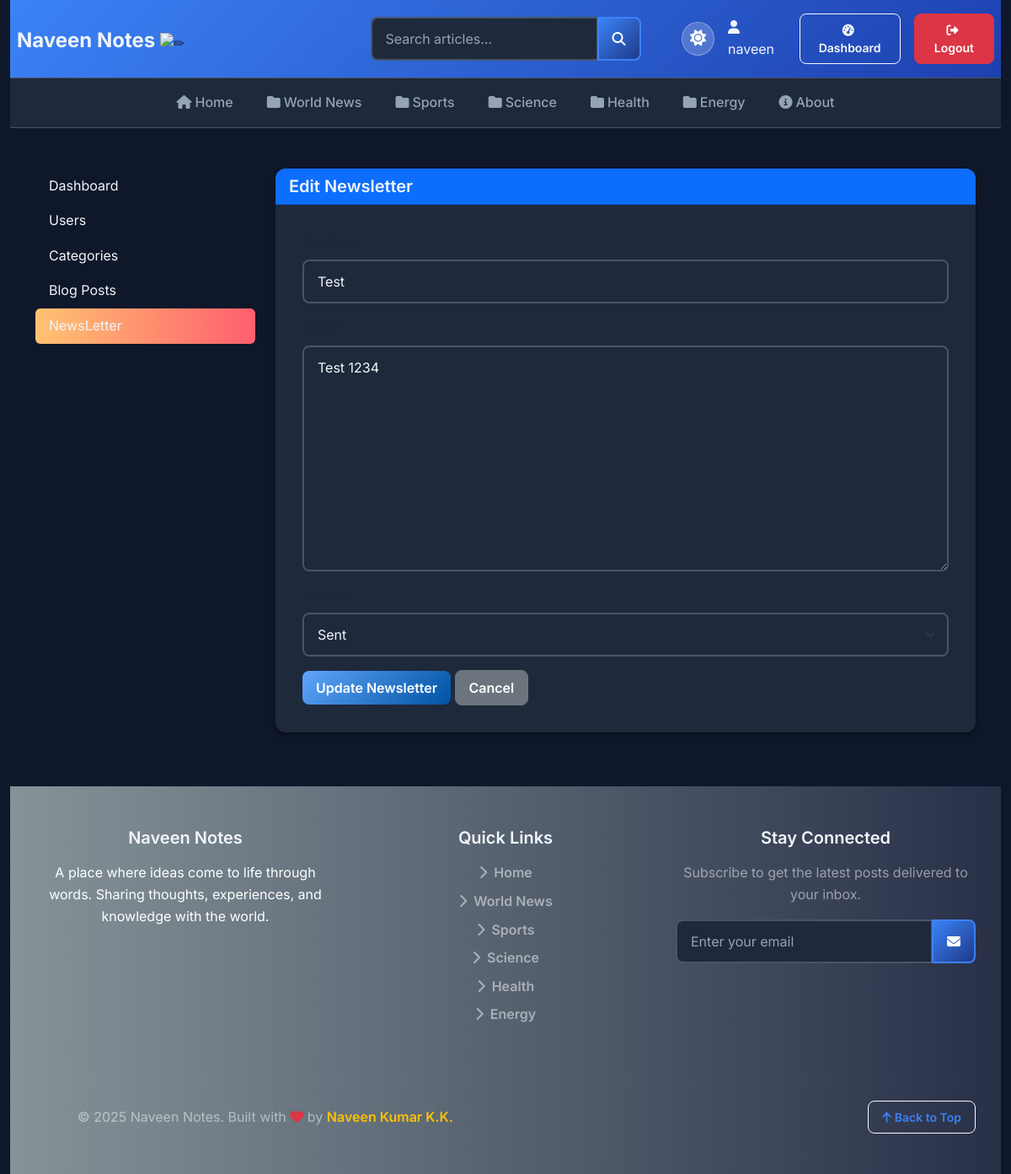
The app's page /dashboard/newsletter/edit/1/ (signed in) with its own data.
### blogs/models.py (models this page shows, shortened)
class Category(models.Model):
    category_name = models.CharField(max_length=50, unique=True)
    created_at = models.DateField(auto_now_add=True)
    updated_at = models.DateTimeField(auto_now=True)
    class Meta:
        verbose_name_plural = "categories"

class NewsLetter(models.Model):
    STATUS_CHOICES = (("Draft", "Draft"), ("Published", "Published"), ("Sent", "Sent"))
    body = models.TextField()
    subject = models.CharField(max_length=255)
    status = models.CharField(
        max_length=15, choices=STATUS_CHOICES, default="Draft"
    )
    created_at = models.DateTimeField(auto_now_add=True)
    updated_at = models.DateTimeField(auto_now=True)

### dashboards/views.py (the view)
# urls.py: path('newsletter/edit/<int:pk>/', views.edit_newsletter, name='edit_newsletter'),
@login_required(login_url="login")
def edit_newsletter(request, pk):
    newsletter_obj = get_object_or_404(NewsLetter, pk=pk)
    if request.method == "POST":
        form = NewsLetterForm(request.POST, instance=newsletter_obj)
        if form.is_valid():
            form.save()
            return redirect("newsletter")
    else:
        form = NewsLetterForm(instance=newsletter_obj)
    context = {
        "form": form,
        "newsletter": newsletter_obj,
        "is_edit": True,
    }
    return render(request, "dashboard/edit_newsletter.html", context)

### dashboards/forms.py
class NewsLetterForm(forms.ModelForm):
    class Meta:
        model = NewsLetter
        fields = ("subject", "body", "status")
        widgets = {
            "subject": forms.TextInput(
                attrs={
                    "class": "form-control",
                    "placeholder": "Newsletter subject...",
                }
            ),
            "body": forms.Textarea(
                attrs={
                    "class": "form-control",
                    "rows": 10,
                    "placeholder": "Write your newsletter content here...",
                }
            ),
            "status": forms.Select(
                attrs={
                    "class": "form-control",
                }
            ),
        }

### blogs/context_processors.py (called while the page is built)
def get_categories(request):
    categories = Category.objects.all()
    return dict(categories=categories)

def get_social_links(request):
    social_media_links = SocialMedia.objects.filter(status='Active').order_by('order')
    return dict(social_media_links=social_media_links)

def get_about(request):
    about =  About.objects.first()
    return dict(about=about)

### templates/dashboard/edit_newsletter.html (shortened to what this page needs)
{% extends "base.html" %}
{% block content %}
{% load crispy_forms_tags %}
<div class="container mt-5">
    <div class="row">
        {% include 'dashboard/sidebar.html' %}
        <div class="col-md-9">
            <div class="card">
                <div class="card-header bg-primary text-white">
                    <h5 class="mb-0">Edit Newsletter</h5>
                </div>
                <div class="card-body">
                    <form method="POST" novalidate>
                        {{ form|crispy }}
                        <div class="mt-3">
                            <button type="submit" class="btn btn-primary">Update Newsletter</button>
                            <a href="{% url 'newsletter' %}" class="btn btn-secondary">Cancel</a>
                        </div>
                    </form>
                </div>
            </div>
        </div>
    </div>
</div>
{% endblock %}

### templates/base.html (shortened to what this page needs)
{% load static %}
<!DOCTYPE html>
<html lang="en">
    <head>
        <link href="https://cdn.jsdelivr.net/npm/bootstrap@5.3.2/dist/css/bootstrap.min.css" rel="stylesheet">
        <link rel="stylesheet" href="https://cdnjs.cloudflare.com/ajax/libs/font-awesome/6.5.1/css/all.min.css">
        <link href="{% static 'css/blog.css' %}" rel="stylesheet">
    </head>
    <body>
        <div class="container-fluid">
            <header class="blog-header">
                <div class="d-none d-md-block">
                    <div class="row justify-content-between align-items-center p-2">
                        <div class="col-4 pt-1">
                            <a class="blog-header-logo text-dark" href="/">Naveen Notes </a>
                            <picture>
                            <source srcset="https://fonts.gstatic.com/s/e/notoemoji/latest/270f_fe0f/512.webp" type="image/webp">
                            <img src="https://fonts.gstatic.com/s/e/notoemoji/latest/270f_fe0f/512.gif" alt="✏" width="32" height="32">
                            </picture>
                        </div>
                        <div class="col-4 text-center">
                            <form action="{% url 'search' %}" method='GET' class="d-inline-block">
                                <div class="input-group">
                                    <input class="form-control"
                                           name="keyword"
                                           type="text"
                                           value="{{keyword}}"
                                           placeholder="Search articles..."
                                           aria-label="Search articles"
                                           id="button-search" />
                                    <button class="btn btn-warning" id="button-search" type="submit">
                                        <i class="fas fa-search"></i>
                                    </button>
                                </div>
                            </form>
                        </div>
                        <div class="col-4 d-flex justify-content-end align-items-center">
                            {% if not user.is_authenticated %}
                                <div class="d-flex align-items-center gap-3">
                                    <button id="theme-toggle" class="theme-toggle" title="Toggle theme">
                                        <i class="fas fa-moon"></i>
                                    </button>
                                    {% comment %} <div class="d-flex gap-2">
                                        <a class="btn btn-outline-light btn-sm" href="{% url 'login' %}">
                                            <i class="fas fa-sign-in-alt me-1"></i>Login
                                        </a>
                                        <a class="btn btn-light btn-sm" href="{% url 'register' %}">
                                            <i class="fas fa-user-plus me-1"></i>Register
                                        </a>
                                    </div> {% endcomment %}
                                </div>
                            {% else %}
                                <div class="d-flex align-items-center gap-3">
                                    <button id="theme-toggle" class="theme-toggle" title="Toggle theme">
                                        <i class="fas fa-moon"></i>
                                    </button>
                                    <span class="text-white">
                                        <i class="fas fa-user me-1"></i>{{ user.username }}
                                    </span>
                                    <a href="{% url 'dashboard' %}" class="btn btn-outline-light btn-sm">
                                        <i class="fas fa-tachometer-alt me-1"></i>Dashboard
                                    </a>
                                    <a class="btn btn-danger btn-sm" href="{% url 'logout' %}">
                                        <i class="fas fa-sign-out-alt me-1"></i>Logout
                                    </a>
                                </div>
                            {% endif %}
                        </div>
                </div>
            </header>
            <div class="nav-scroller py-1 mb-4">
                <nav class="nav d-flex justify-content-center">
                    <a class="nav-link active" href="{% url 'home' %}">
                        <i class="fas fa-home me-1"></i>Home
                    </a>
                    {% for category in categories %}
                        <a class="nav-link"
                           href="{% url 'posts_by_category' category.id %}">
                            <i class="fas fa-folder me-1"></i>{{ category.category_name|capfirst }}
                        </a>
                    {% endfor %}
                    <a class="nav-link" href="#about">
                        <i class="fas fa-info-circle me-1"></i>About
                    </a>
                </nav>
            </div>
            {% block content %}{% endblock %}
            <footer class="blog-footer">
                <div class="container">
                    <div class="row">
                        <div class="col-lg-4 mb-4">
                            <h5 class="text-white mb-3">Naveen Notes</h5>
                            <p class="mb-3">A place where ideas come to life through words. Sharing thoughts, experiences, and knowledge with the world.</p>
                        </div>
                        <div class="col-lg-4 mb-4">
                            <h5 class="text-white mb-3">Quick Links</h5>
                            <ul class="list-unstyled">
                                <li class="mb-2"><a href="{% url 'home' %}" class="text-white-50 text-decoration-none"><i class="fas fa-chevron-right me-2"></i>Home</a></li>
                                {% for category in categories|slice:":5" %}
                                    <li class="mb-2"><a href="{% url 'posts_by_category' category.id %}" class="text-white-50 text-decoration-none"><i class="fas fa-chevron-right me-2"></i>{{ category.category_name|capfirst }}</a></li>
                                {% endfor %}
                            </ul>
                        </div>
                        <div class="col-lg-4 mb-4">
                            <h5 class="text-white mb-3">Stay Connected</h5>
                            <p class="text-white-50 mb-3">Subscribe to get the latest posts delivered to your inbox.</p>
                            <form id="newsletter-form" class="input-group">
                                <input
                                    type="email"
                                    name="email"
                                    id="newsletter-email"
                                    class="form-control"
                                    placeholder="Enter your email"
                                    required
                                >
                                <button class="btn btn-warning" type="submit">
                                    <i class="fas fa-envelope"></i>
                                </button>
                            </form>
                        </div>
                    </div>
                    <hr class="my-4" style="border-color: rgba(255,255,255,0.1);">
                    <div class="row align-items-center">
                        <div class="col-md-6">
                            <p class="mb-0 text-white-50">
                                © 2025 Naveen Notes. Built with <i class="fas fa-heart text-danger"></i> by <a href="https://naveenpranesh.link/" class="text-warning text-decoration-none fw-semibold" target='_blank'>Naveen Kumar K.K.</a>
                            </p>
                        </div>
                        <div class="col-md-6 text-md-end">
                            <a href="#top" class="btn btn-outline-light btn-sm">
                                <i class="fas fa-arrow-up me-1"></i>Back to Top
                            </a>
                        </div>
                    </div>
                </div>
            </footer>
            <div id="toast-container"
                class="toast-container position-fixed bottom-0 end-0 p-3"
                style="z-index: 1055;">
            </div>
        </body>
    </body>
    </html>

### records on screen
Category: category_name "World News"
Category: category_name "Sports"
Category: category_name "Science"
Category: category_name "Health"
Category: category_name "Energy"
NewsLetter: subject "Test", body "Test 1234", status "Sent"

### other values on screen
{{ user.username }} "naveen"
